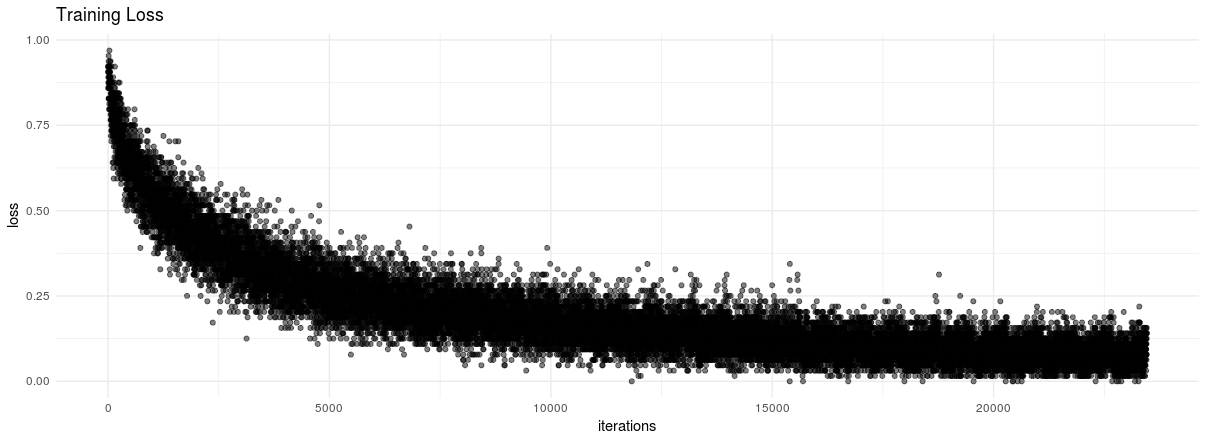
#> input picture bindings/R/vignettes/images/loss_cifar10.png, 1206 x 438 px, found by its file name; its folder holds only this picture in this run
$ python install_bsds.py   (older library calls are emulated)
#> lines starting #> are read from the running program, lines starting #| are printed output that depends on the picture
### Examples/Image/DataSets/BerkeleySegmentationDataset/bsds_utils.py
import urllib
import re
import os
import numpy as np
from PIL import Image

try:
    from urllib.request import urlretrieve, urlopen
except ImportError:
    from urllib import urlretrieve, urlopen

def download_data(images_dir, link):
#> (the call stopped at in download_data, `images_html = urlopen(link).read().decode('utf-8')`: the network is not available in this run)
    if not os.path.exists(images_dir):
        os.makedirs(images_dir)

    images_html = urlopen(link).read().decode('utf-8')

    #looking for .jpg images whose names are numbers
    image_regex = "[0-9]+.jpg"

    #remove duplicates
    image_list = set(re.findall(image_regex, images_html))
    print("Starting download...")

    for image in image_list:
        filename = os.path.join(images_dir, image)
        if not os.path.isfile(filename):
            urlretrieve(link + image, filename)
        else:
            print("File already exists", filename)

    print("Data available at: ", images_dir)

#extract 64 x 64 patches from BSDS dataset
def prep_64(images_dir, patch_h, patch_w, train64_lr, train64_hr, tests):
#> called with images_dir = './Images', patch_h = 64, patch_w = 64, train64_lr = './train64_LR', train64_hr = './train64_HR', tests = './tests'
    if not os.path.exists(train64_lr):
        os.makedirs(train64_lr)

    if not os.path.exists(train64_hr):
        os.makedirs(train64_hr)

    if not os.path.exists(tests):
        os.makedirs(tests)

    k = 0
    num = 0

    print("Creating 64 x 64 training patches and tests from:", images_dir)

    for entry in os.listdir(images_dir):
        filename = os.path.join(images_dir, entry)
        img = Image.open(filename)
#> img is the input picture: PIL image 1206x438 P; min 0, max 255, mean 216.4
        rect = np.array(img)

        num = num + 1

        if num % 50 == 0:
            img.save(os.path.join(tests, str(num) + ".jpg"))
            continue

        x = 0
        y = 0

        while(y + patch_h <= img.width):
            x = 0
            while(x + patch_w <= img.height):
                patch = rect[x : x + patch_h, y : y + patch_w]
                img_hr = Image.fromarray(patch, 'RGB')
                img_lr = img_hr.resize((patch_w // 2, patch_h // 2), Image.ANTIALIAS)
                img_lr = img_lr.resize((patch_w, patch_h), Image.BICUBIC)

                out_hr = os.path.join(train64_hr, str(k) + ".jpg")
                out_lr = os.path.join(train64_lr, str(k) + ".jpg")

                k = k + 1
                img_hr.save(out_hr)
                img_lr.save(out_lr)

                x = x + 42
            y = y + 42
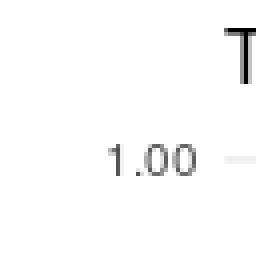
#> patch: shape (64, 64) (shown 4 times larger); min 0, max 255, mean 250.9
#> after the loop, k = 0; y = 0
    print("Done!")

#extract 224 x 224 and 112 x 112 patches from BSDS dataset
# [39 lines left out: function prep_224, not called in this run]

### Examples/Image/DataSets/BerkeleySegmentationDataset/install_bsds.py
import os
import bsds_utils as ut

if __name__ == "__main__":
    os.chdir(os.path.abspath(os.path.dirname(__file__)))
    ut.download_data("./Images", "https://www2.eecs.berkeley.edu/Research/Projects/CS/vision/grouping/segbench/BSDS300/html/images/plain/normal/color/")
#> (the run stopped early here; a loop or call above may not have finished)
